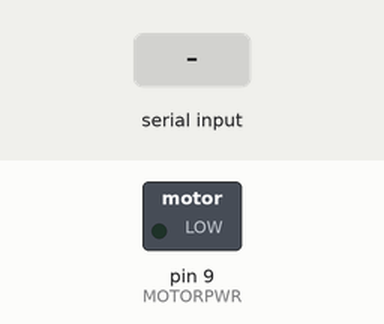
A sketch run on a simulated Arduino Uno, built with avr-gcc and run on an emulated ATmega328P. Parts: switched loads named in the sketch (green lamp = pin HIGH). Inputs (shaded band) come from the test bench.

Above: at 1.2 s.
1.3 s: byte 30 received over Serial
At 2.1 s:
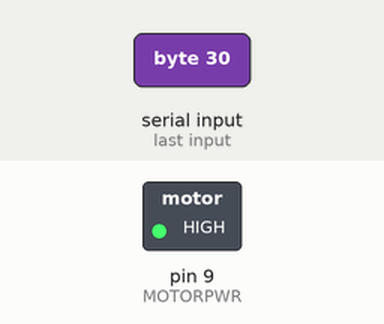
Timing chart, 0 to 4.3 s (numbered marks = the images above; inputs shaded):
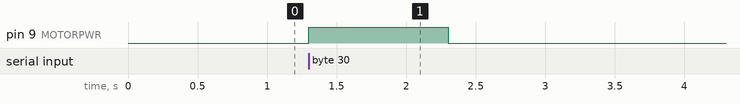

The sketch:

pumptest.ino
```cpp
#define SOILPWR 11
#define SOILSIG A0

#define MOTORPWR 9


void setup()
{
    pinMode(MOTORPWR,OUTPUT);

    Serial.begin(9600);
    while(!Serial){};
}


void motorPulse(byte power, int dlay){
    analogWrite(MOTORPWR,power);
    delay(dlay);
    analogWrite(MOTORPWR,0);
}

void loop()
{
    if (Serial.available()){
        byte b = Serial.read();
        motorPulse(255, 1000);
    }
}
```

Measured:
- after the input at 1.3 s, pin 9 (MOTORPWR): LOW → HIGH at once, → LOW 1.0 s later
